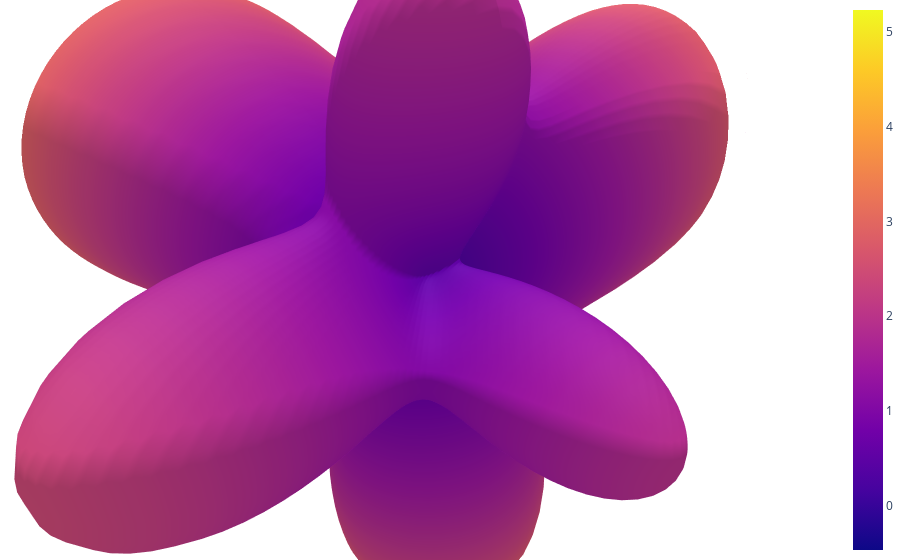

Notebook source saved alongside this figure:
### Code cell
visualize(pred_sig.detach())

### Figure 1 — Plotly figure (JSON) as saved in the notebook; plotly's stock layout.template omitted (floating-point values rounded to 4 significant figures; data arrays with more than 128 entries replaced by an {"elided": "..."} marker saying what was removed)
{"data": [{"surfacecolor": {"elided": "100x100 float values"}, "type": "surface", "x": {"elided": "100x100 float values"}, "y": {"elided": "100x100 float values"}, "z": {"elided": "100x100 float values"}}], "layout": {"margin": {"b": 0, "l": 0, "r": 0, "t": 0}, "paper_bgcolor": "rgba(255,255,255,255)", "plot_bgcolor": "rgba(255,255,255,255)", "scene": {"aspectmode": "cube", "bgcolor": "rgba(255,255,255,255)", "camera": {"eye": {"x": 0.5, "y": 0.5, "z": 0.5}}, "xaxis": {"backgroundcolor": "rgba(255,255,255,255)", "range": [-2.5, 2.5], "showgrid": false, "showticklabels": false, "title": {"text": ""}, "zeroline": false}, "yaxis": {"backgroundcolor": "rgba(255,255,255,255)", "range": [-2.5, 2.5], "showgrid": false, "showticklabels": false, "title": {"text": ""}, "zeroline": false}, "zaxis": {"backgroundcolor": "rgba(255,255,255,255)", "range": [-2.5, 2.5], "showgrid": false, "showticklabels": false, "title": {"text": ""}, "zeroline": false}}}}
